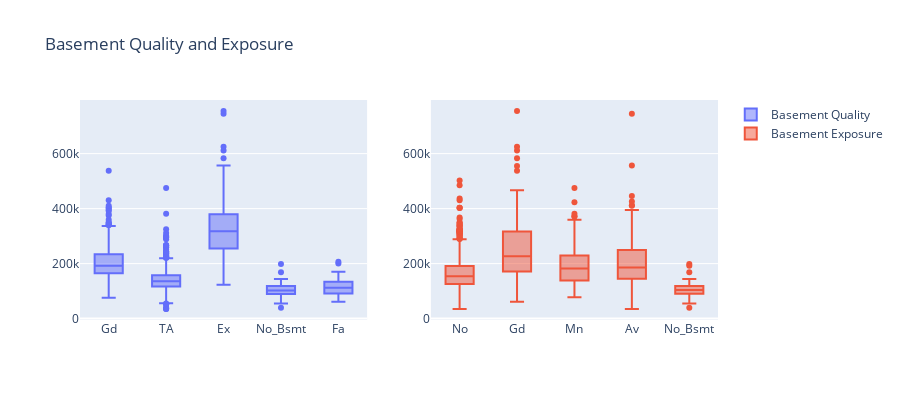
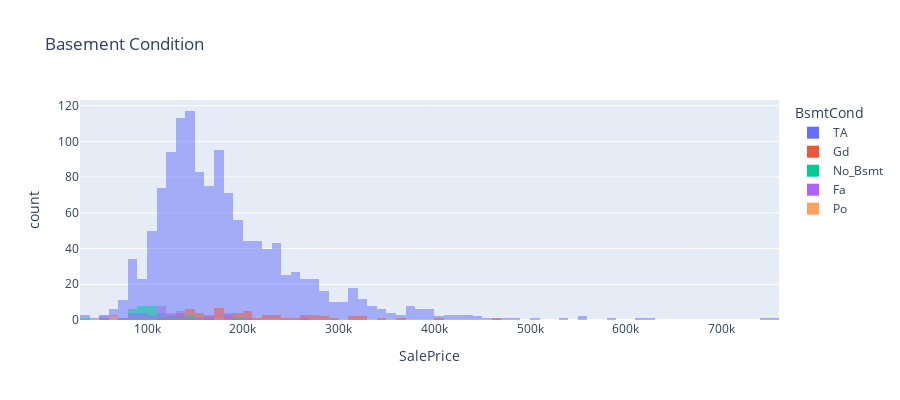
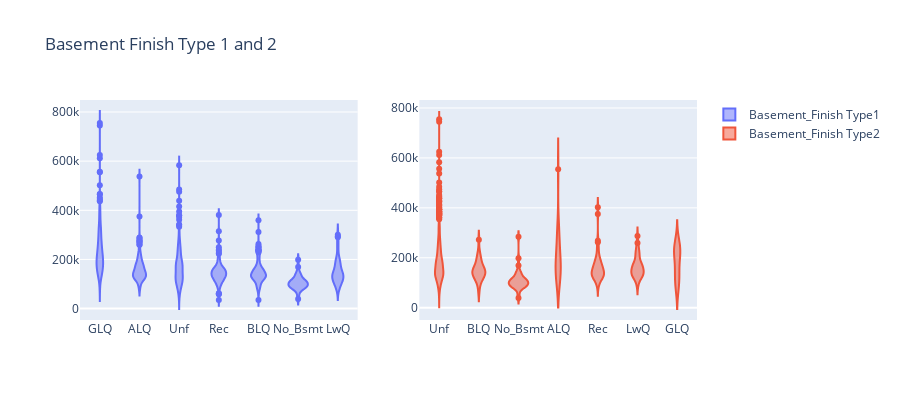

Notebook source saved alongside these figures, in order:
### Code cell
fig = make_subplots(rows=1, cols=2)
fig.add_trace(go.Box(y=df['SalePrice'],x=df['BsmtQual'],name='Basement Quality'),row=1,col=1)
fig.add_trace(go.Box(y=df['SalePrice'],x=df['BsmtExposure'],name='Basement Exposure'),row=1,col=2)
fig.update_layout( title_text="Basement Quality and Exposure",height=400)
fig.show()

fig = px.histogram(df, x="SalePrice", color='BsmtCond',barmode="overlay",height=400,title='Basement Condition')
fig.show()

fig = make_subplots(rows=1, cols=2)
fig.add_trace(go.Violin(y=df['SalePrice'],x=df['BsmtFinType1'],name='Basement_Finish Type1 '),row=1,col=1)
fig.add_trace(go.Violin(y=df['SalePrice'],x=df['BsmtFinType2'],name='Basement_Finish Type2'),row=1,col=2)
fig.update_layout( title_text="Basement Finish Type 1 and 2",height=400)
fig.show()

### Figure 1 — Plotly figure (JSON) as saved in the notebook; plotly's stock layout.template omitted (floating-point values rounded to 4 significant figures; data arrays with more than 128 entries replaced by an {"elided": "..."} marker saying what was removed)
{"data": [{"name": "Basement Quality", "type": "box", "x": {"elided": "1460 str values"}, "xaxis": "x", "y": {"elided": "1460 int values"}, "yaxis": "y"}, {"name": "Basement Exposure", "type": "box", "x": {"elided": "1460 str values"}, "xaxis": "x2", "y": {"elided": "1460 int values"}, "yaxis": "y2"}], "layout": {"height": 400, "title": {"text": "Basement Quality and Exposure"}, "xaxis": {"anchor": "y", "domain": [0, 0.45]}, "xaxis2": {"anchor": "y2", "domain": [0.55, 1]}, "yaxis": {"anchor": "x", "domain": [0, 1]}, "yaxis2": {"anchor": "x2", "domain": [0, 1]}}}

### Figure 2 — Plotly figure (JSON) as saved in the notebook; plotly's stock layout.template omitted (floating-point values rounded to 4 significant figures; data arrays with more than 128 entries replaced by an {"elided": "..."} marker saying what was removed)
{"data": [{"alignmentgroup": "True", "bingroup": "x", "hovertemplate": "BsmtCond=TA<br>SalePrice=%{x}<br>count=%{y}<extra></extra>", "legendgroup": "TA", "marker": {"color": "#636efa", "opacity": 0.5, "pattern": {"shape": ""}}, "name": "TA", "offsetgroup": "TA", "orientation": "v", "showlegend": true, "type": "histogram", "x": {"elided": "1311 int values"}, "xaxis": "x", "yaxis": "y"}, {"alignmentgroup": "True", "bingroup": "x", "hovertemplate": "BsmtCond=Gd<br>SalePrice=%{x}<br>count=%{y}<extra></extra>", "legendgroup": "Gd", "marker": {"color": "#EF553B", "opacity": 0.5, "pattern": {"shape": ""}}, "name": "Gd", "offsetgroup": "Gd", "orientation": "v", "showlegend": true, "type": "histogram", "x": [140000, 202500, 153500, 185000, 215000, 239000, 243000, 315000, 128200, 151000, 148000, 178000, 342643, 177500, 187750, 119000, 280000, 206300, 155000, 167000, 178000, 179665, 229000, 325000, 130000, 138000, 225000, 209500, 264561, 402000, 176000, 123500, 361919, 179000, 299800, 270000, 176000, 232600, 185000, 147000, 157000, 268000, 143500, 201000, 320000, 239799, 127500, 272000, 197000, 149900, 191000, 310000, 274725, 145000, 465000, 162000, 138000, 208900, 227000, 131000, 281213, 193879, 257000, 192140, 266500], "xaxis": "x", "yaxis": "y"}, {"alignmentgroup": "True", "bingroup": "x", "hovertemplate": "BsmtCond=No_Bsmt<br>SalePrice=%{x}<br>count=%{y}<extra></extra>", "legendgroup": "No_Bsmt", "marker": {"color": "#00cc96", "opacity": 0.5, "pattern": {"shape": ""}}, "name": "No_Bsmt", "offsetgroup": "No_Bsmt", "orientation": "v", "showlegend": true, "type": "histogram", "x": [90000, 82000, 109900, 118964, 109500, 120000, 97000, 87500, 198500, 134432, 106500, 106250, 107500, 39300, 108000, 98300, 55000, 93500, 98000, 144000, 169000, 118858, 142953, 126000, 82000, 100000, 84000, 139600, 115000, 84900, 92900, 93000, 112000, 80500, 101800, 72500, 90000], "xaxis": "x", "yaxis": "y"}, {"alignmentgroup": "True", "bingroup": "x", "hovertemplate": "BsmtCond=Fa<br>SalePrice=%{x}<br>count=%{y}<extra></extra>", "legendgroup": "Fa", "marker": {"color": "#ab63fa", "opacity": 0.5, "pattern": {"shape": ""}}, "name": "Fa", "offsetgroup": "Fa", "orientation": "v", "showlegend": true, "type": "histogram", "x": [101000, 85000, 133900, 136900, 181000, 184000, 113000, 135900, 155000, 82000, 95000, 147000, 76000, 60000, 110000, 160000, 128000, 113000, 124000, 200000, 60000, 110000, 87000, 132000, 265979, 96500, 102000, 187500, 118500, 160000, 117000, 91000, 165000, 119200, 119750, 91500, 60000, 137900, 127500, 55000, 122000, 189000, 104900, 83000, 58500], "xaxis": "x", "yaxis": "y"}, {"alignmentgroup": "True", "bingroup": "x", "hovertemplate": "BsmtCond=Po<br>SalePrice=%{x}<br>count=%{y}<extra></extra>", "legendgroup": "Po", "marker": {"color": "#FFA15A", "opacity": 0.5, "pattern": {"shape": ""}}, "name": "Po", "offsetgroup": "Po", "orientation": "v", "showlegend": true, "type": "histogram", "x": [61000, 67000], "xaxis": "x", "yaxis": "y"}], "layout": {"barmode": "overlay", "height": 400, "legend": {"title": {"text": "BsmtCond"}, "tracegroupgap": 0}, "title": {"text": "Basement Condition"}, "xaxis": {"anchor": "y", "domain": [0, 1], "title": {"text": "SalePrice"}}, "yaxis": {"anchor": "x", "domain": [0, 1], "title": {"text": "count"}}}}

### Figure 3 — Plotly figure (JSON) as saved in the notebook; plotly's stock layout.template omitted (floating-point values rounded to 4 significant figures; data arrays with more than 128 entries replaced by an {"elided": "..."} marker saying what was removed)
{"data": [{"name": "Basement_Finish Type1 ", "type": "violin", "x": {"elided": "1460 str values"}, "xaxis": "x", "y": {"elided": "1460 int values"}, "yaxis": "y"}, {"name": "Basement_Finish Type2", "type": "violin", "x": {"elided": "1460 str values"}, "xaxis": "x2", "y": {"elided": "1460 int values"}, "yaxis": "y2"}], "layout": {"height": 400, "title": {"text": "Basement Finish Type 1 and 2"}, "xaxis": {"anchor": "y", "domain": [0, 0.45]}, "xaxis2": {"anchor": "y2", "domain": [0.55, 1]}, "yaxis": {"anchor": "x", "domain": [0, 1]}, "yaxis2": {"anchor": "x2", "domain": [0, 1]}}}
